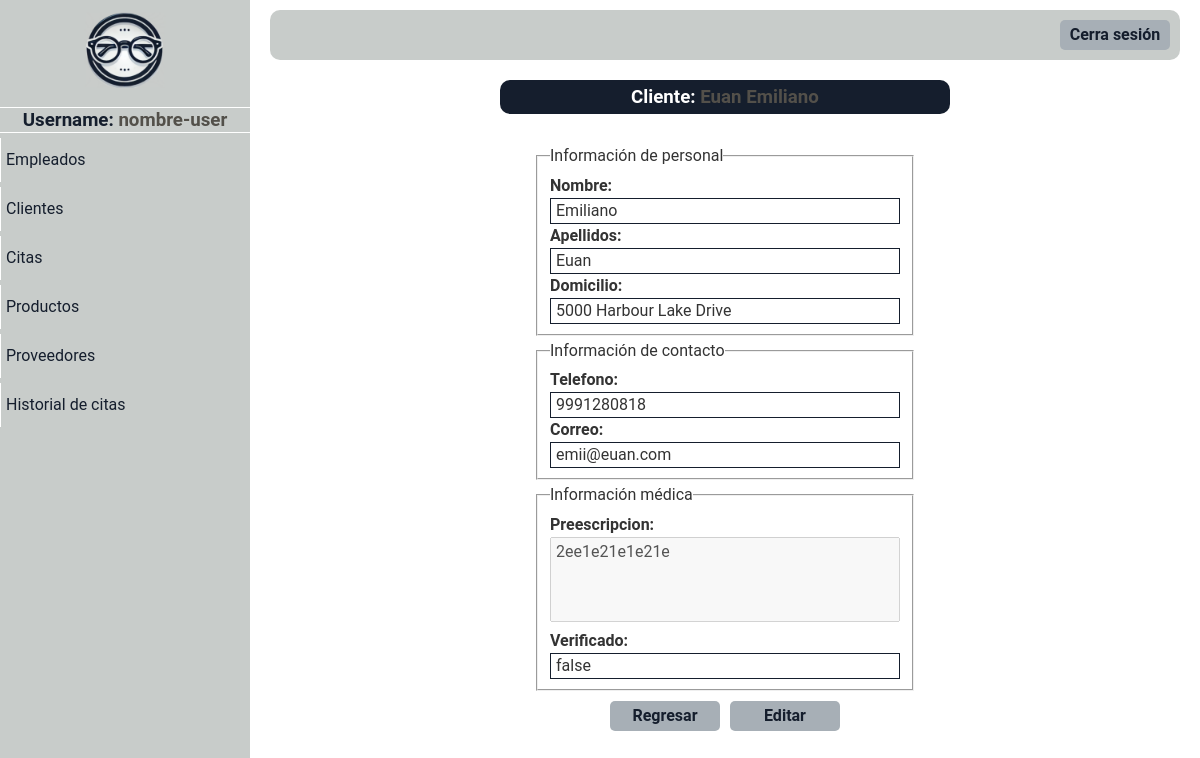
/paginas/ver_cliente.php?id=1, run on an earlier commit of the app's database.
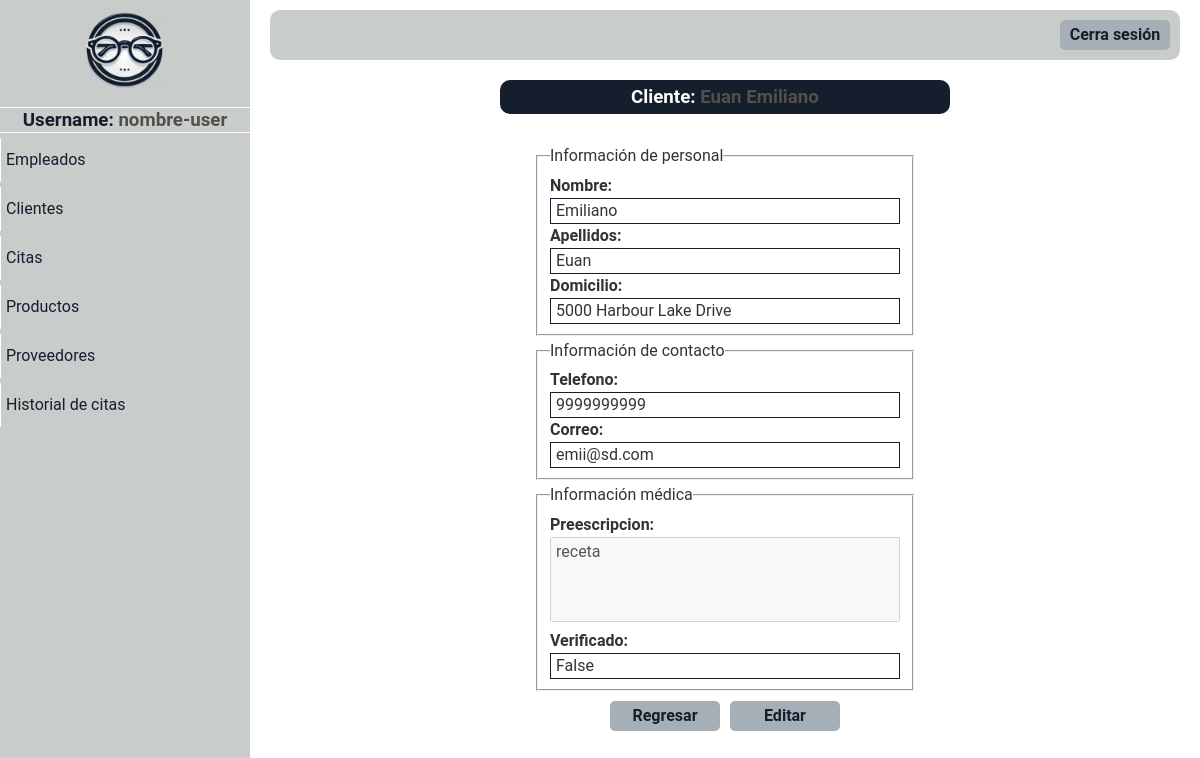
And on a later commit of the database.
### tables this page shows
CREATE TABLE `clientes` (
  `id_cliente` int(5) NOT NULL,
  `nombres` varchar(100) DEFAULT NULL,
  `apellidos` varchar(100) DEFAULT NULL,
  `correo` varchar(100) DEFAULT NULL,
  `telefono` varchar(15) DEFAULT NULL,
  `direccion` varchar(255) DEFAULT NULL,
  `preescripcion` text DEFAULT NULL,
  `contrasena` varchar(255) DEFAULT NULL,
  `verificado` varchar(10) DEFAULT NULL,
  `rol` varchar(50) DEFAULT NULL,
  `libre` int(11) DEFAULT NULL,
  `libre2` int(11) DEFAULT NULL
);

### paginas/ver_cliente.php (the view, shortened to what this page needs)
<!DOCTYPE html>
<html lang="en">
<head>
</head>
<body>
    <?php include "menu_panel.php";
    require "../php/conexion.php";
    $id = $_GET['id'];
    $producto = "SELECT * FROM clientes WHERE id_cliente = '$id'";
    $query = mysqli_query($conectar, $producto);
    $info = $query->fetch_array();
    ?>
    <div class="ver-producto-content main-content">
        <div class="titulo">
            <h3>Cliente: <span><?php echo $info['apellidos'] . " " . $info['nombres'] ?></span></h3>
        </div>
        <div class="content-info">
            <div class="info formulario">
                <fieldset>
                    <legend>Información de personal</legend>
                    <label for="">Nombre:</label>
                    <p><?php echo $info['nombres'] ?></p>
                    <label for="">Apellidos:</label>
                    <p><?php echo $info['apellidos'] ?></p>
                    <label for="">Domicilio:</label>
                    <p><?php echo $info['direccion'] ?></p>
                </fieldset>
                <fieldset>
                    <legend>Información de contacto</legend>
                    <label for="">Telefono:</label>
                    <p><?php echo $info['telefono'] ?></p>
                    <label for="">Correo:</label>
                    <p><?php echo $info['correo'] ?></p>
                </fieldset>
                <fieldset>
                    <legend>Información médica</legend>
                    <label for="">Preescripcion:</label><br>
                    <textarea disabled><?php echo $info['preescripcion'] ?></textarea><br>
                    <label for="">Verificado:</label>
                    <p><?php echo $info['verificado'] ?></p>
                </fieldset>
            </div>
        </div>
        <div class="opciones-btn-ver opciones-btn">
            <div class="btn-regresar-ver-cliente btn">
                <a href="/paginas/mostrar_clientes.php">Regresar</a>
            </div>
            <div class="btn">
                <a href="/paginas/editar_cliente.php?id=<?php echo $id ?>">Editar</a>
            </div>
        </div>
    </div>
</body>
</html>

What changed in the data, as far as the page shows it:
changed clientes "Euan": telefono "9991280818" → "9999999999"; correo "emii@euan.com" → "emii@sd.com"; preescripcion "2ee1e21e1e21e" → "receta"; verificado "false" → "False"
